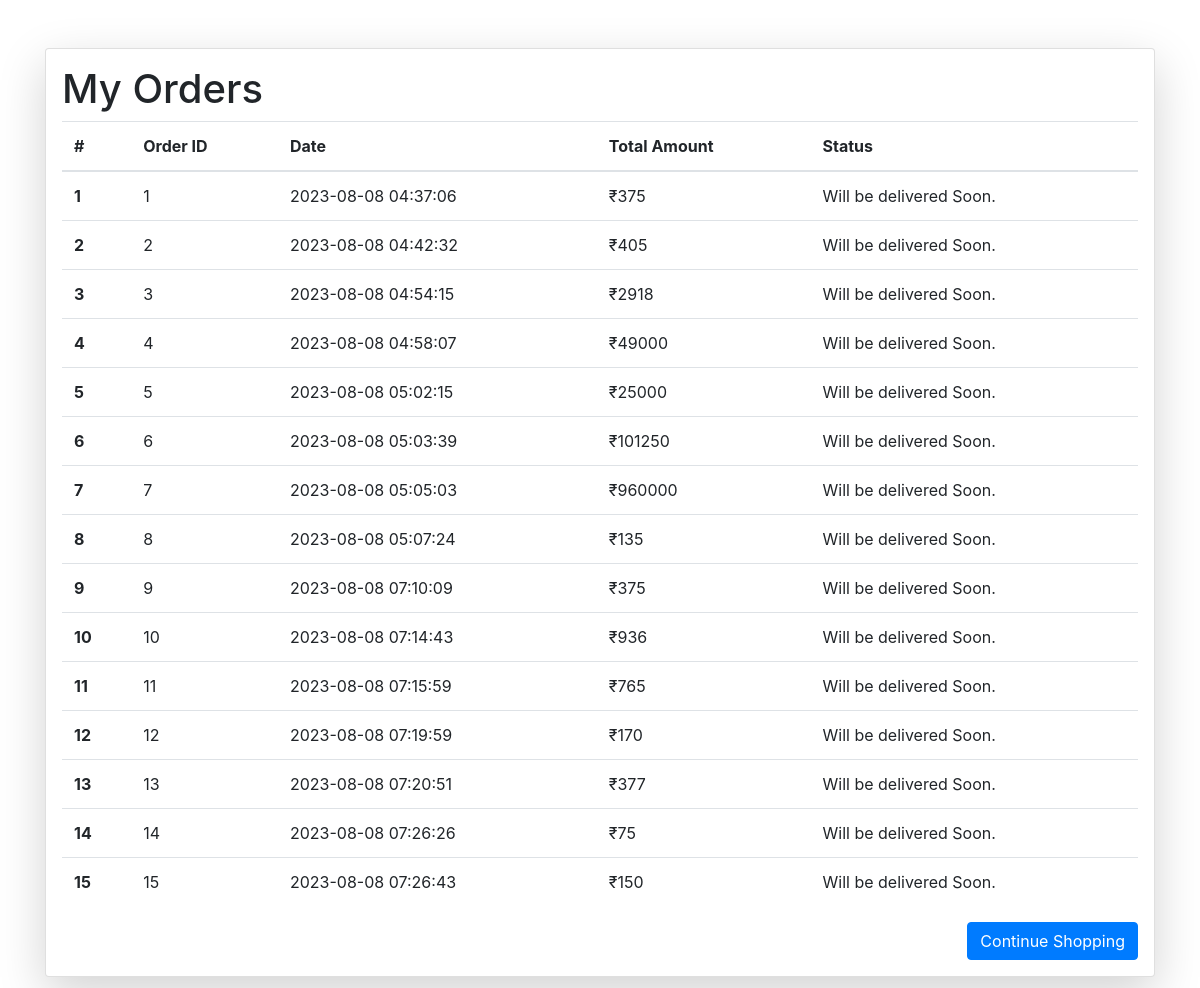
/orders/4, run on the app's committed database.
### vault.py (models this page shows, shortened)
class Order_Detail(Base):
    __tablename__ = 'order_detail'
    id = Column(Integer, primary_key=True, autoincrement=True)
    user_id = Column('user_id', Integer)
    total = Column('total', Integer)
    created_at = Column('created_at', String)

### user_routes.py (the view)
@app.route('/orders/<int:pid>')
def my_orders(pid):
    orders = agent.query(Order_Detail).filter(Order_Detail.user_id == pid).all()
    return render_template('user/orders.html', orders=orders)

### templates/user/orders.html (shortened to what this page needs)
<!DOCTYPE html>
<html lang="en">
  <head>
    <link
      rel="stylesheet"
      href="https://stackpath.bootstrapcdn.com/bootstrap/4.5.2/css/bootstrap.min.css"
    />
  </head>
  <body>
    <div class="container mt-5 mb-5">
      <div class="card shadow-lg p-3 mb-5 bg-white rounded">
        <div class="row g-0">
          <div class="col-md-12">
            <h1>My Orders</h1>
            <table class="table">
              <thead>
                <tr>
                  <th scope="col">#</th>
                  <th scope="col">Order ID</th>
                  <th scope="col">Date</th>
                  <th scope="col">Total Amount</th>
                  <th scope="col">Status</th>
                </tr>
              </thead>
              <tbody id="order-items">
                {% if orders %} {% for order in orders %}
                <tr>
                  <th scope="row">{{ loop.index }}</th>
                  <td>{{ order.id }}</td>
                  <td>{{ order.created_at }}</td>
                  <td>₹{{ order.total}}</td>
                  <td>Will be delivered Soon.</td>
                </tr>
                {% endfor %} {% else %}
                <tr>
                  <td colspan="5">No orders found.</td>
                </tr>
                {% endif %}
              </tbody>
            </table>
            <div class="d-flex justify-content-end align-items-center">
              <button
                class="btn btn-primary ml-3"
                onclick="location.href='/home'"
              >
                Continue Shopping
              </button>
            </div>
          </div>
        </div>
      </div>
    </div>
  </body>
</html>

### data on the page
Order_Detail: id "1", created_at "2023-08-08 04:37:06", total "375"
Order_Detail: id "2", created_at "2023-08-08 04:42:32", total "405"
Order_Detail: id "3", created_at "2023-08-08 04:54:15", total "2918"
Order_Detail: id "4", created_at "2023-08-08 04:58:07", total "49000"
Order_Detail: id "5", created_at "2023-08-08 05:02:15", total "25000"
Order_Detail: id "6", created_at "2023-08-08 05:03:39", total "101250"
Order_Detail: id "7", created_at "2023-08-08 05:05:03", total "960000"
Order_Detail: id "8", created_at "2023-08-08 05:07:24", total "135"
Order_Detail: id "9", created_at "2023-08-08 07:10:09", total "375"
Order_Detail: id "10", created_at "2023-08-08 07:14:43", total "936"
Order_Detail: id "11", created_at "2023-08-08 07:15:59", total "765"
Order_Detail: id "12", created_at "2023-08-08 07:19:59", total "170"
Order_Detail: id "13", created_at "2023-08-08 07:20:51", total "377"
Order_Detail: id "14", created_at "2023-08-08 07:26:26", total "75"
Order_Detail: id "15", created_at "2023-08-08 07:26:43", total "150"
